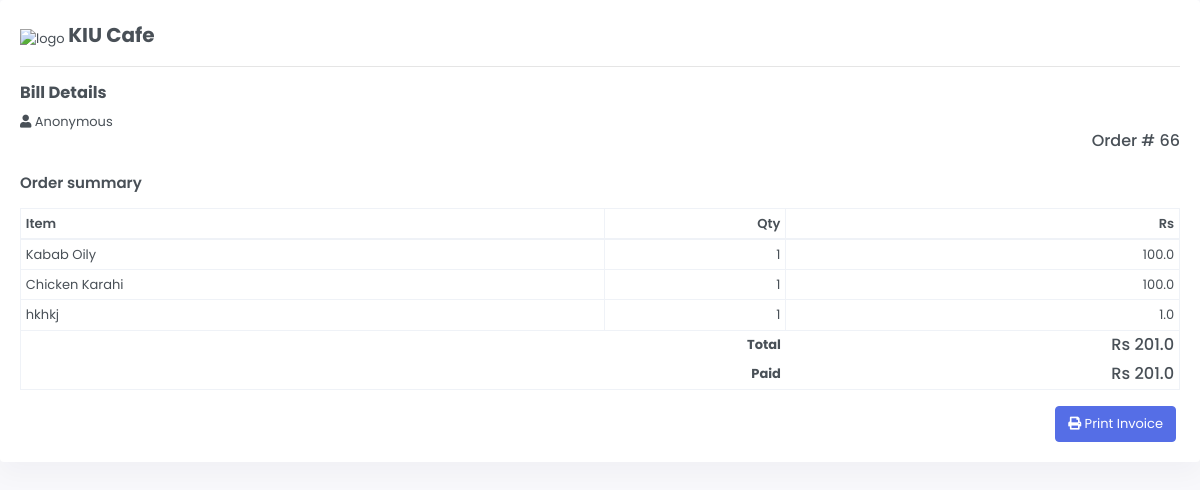
/admins/order/invoice/66/, run on the app's committed database.
### src/admins/models.py (models this page shows, shortened)
class Order(models.Model):
    customer_name = models.CharField(max_length=255, default='Anonymous', blank=True)
    cart = models.ManyToManyField(Product, through='Cart', related_name='cart')
    total = models.FloatField()
    paid = models.FloatField()
    remaining = models.FloatField()
    is_active = models.BooleanField(default=True)
    created_on = models.DateTimeField(auto_now_add=True)
    class Meta:
        ordering = ('-pk',)

class Cart(models.Model):
    product = models.ForeignKey(Product, on_delete=models.CASCADE,  related_name='orders')
    order = models.ForeignKey(Order, on_delete=models.CASCADE, related_name='products')
    quantity = models.PositiveIntegerField()
    class Meta:
        ordering = ('-pk',)

class Product(models.Model):
    name = models.CharField(max_length=255)
    desc = models.TextField(null=True, blank=True, default='Description not provided yet')
    image = ResizedImageField(
        upload_to='accounts/images/profiles/', null=True, blank=True, size=[350, 350], quality=75, force_format='PNG',
        help_text='size of logo must be 400*400 and format must be png image file', crop=['middle', 'center']
    )
    price_in = models.FloatField(default=1, help_text="Retail price")
    price_out = models.FloatField(default=1, help_text="Sale Price")
    total_quantity_sold = models.PositiveIntegerField(default=0, blank=True)
    total_sales_amount = models.PositiveIntegerField(default=0, blank=True)
    is_active = models.BooleanField(default=True)
    created_on = models.DateTimeField(auto_now_add=True)
    class Meta:
        ordering = ('-total_quantity_sold',)

### src/admins/views.py (the view)
# urls.py: path('admins/order/invoice/<int:pk>/', views.InvoiceView.as_view(), name='admins_order_invoice'),
class InvoiceView(DetailView):
    model = Order
    template_name = 'admins/invoice/invoice.html'
    def get_object(self, queryset=None):
        return get_object_or_404(Order.objects.all(), pk=self.kwargs['pk'])
    def get_context_data(self, **kwargs):
        context = super(InvoiceView, self).get_context_data(**kwargs)
        context['cart'] = Cart.objects.filter(order=self.object)
        return context

### src/admins/templates/admins/invoice/invoice.html (shortened to what this page needs)
{% extends 'core/base.html' %}
{% load static %}
{% block dont_include_details %}
    <div class="row">
        <div class="col-lg-12">
            <div class="card">
                <div class="card-body">
                    <div class="invoice-title">
                        <div class="mb-2">
                            <img src="{% static 'core/images/logo_100.png' %}" alt="logo" height="40">
                            <b class="font-weight-bolder font-size-20"> KIU Cafe</b>
                        </div>
                    </div>
                    <hr>
                    <div class="row">
                        <div class="col-sm-12">
                            <address>
                                <strong class="h5">
                                    <b>Bill Details</b>
                                </strong><br>
                                <div class="mt-2">
                                    <i class="fa fa-user"></i>
                                    {{ object.customer_name }}
                                    <br>
                                    <h4 class="float-right font-size-16 mb-0">Order # {{ object.pk }}</h4>
                                </div>
                            </address>
                        </div>
                    </div>
                    <div class="py-2 mt-3">
                        <h3 class="font-size-15 font-weight-bold">Order summary</h3>
                    </div>
                    <div class="">
                        <table class="table table-sm table-bordered">
                            <thead>
                            <tr>
                                <th>Item</th>
                                <th class="text-right">Qty</th>
                                <th class="text-right">Rs</th>
                            </tr>
                            </thead>
                            <tbody>
                            {% for c in cart %}
                                <tr>
                                <td class="text-wrap">{{ c.product.name }}
                                </td>
                                <td class="text-right">{{ c.quantity }}</td>
                                <td class="text-right">{{ c.product.price_out }}</td>
                            </tr>
                            {% endfor %}
                            <tr>
                                <td colspan="2" class="border-0 text-right">
                                    <strong>Total</strong></td>
                                <td class="border-0 text-right"><h5 class="m-0">Rs {{ object.total }}</h5></td>
                            </tr>
                            <tr>
                                <td colspan="2" class="border-0 text-right">
                                    <strong>Paid</strong></td>
                                <td class="border-0 text-right"><h5 class="m-0">Rs {{ object.paid }}</h5></td>
                            </tr>
                            </tbody>
                        </table>
                    </div>
                    <div class="d-print-none">
                        <div class="float-right">
                            <a href="javascript:window.print()" class="btn btn-primary waves-effect waves-light mr-1"><i
                                    class="fa fa-print"></i> Print Invoice</a>
                        </div>
                    </div>
                </div>
            </div>
        </div>
    </div>
{% endblock %}

### data on the page
Order: customer_name "Anonymous", pk "66", total "201.0", paid "201.0"
Cart: product.name "Kabab Oily", quantity "1", product.price_out "100.0"
Cart: product.name "Chicken Karahi", quantity "1", product.price_out "100.0"
Cart: product.name "hkhkj", quantity "1", product.price_out "1.0"
